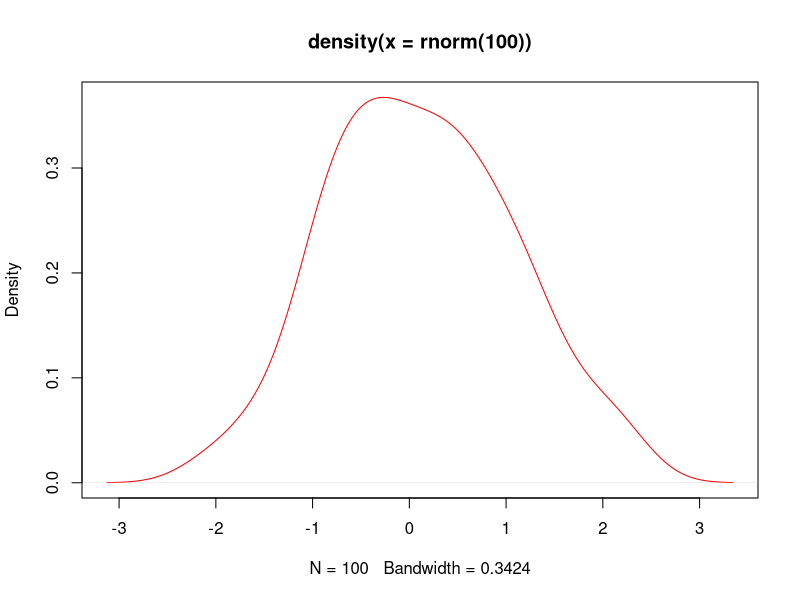
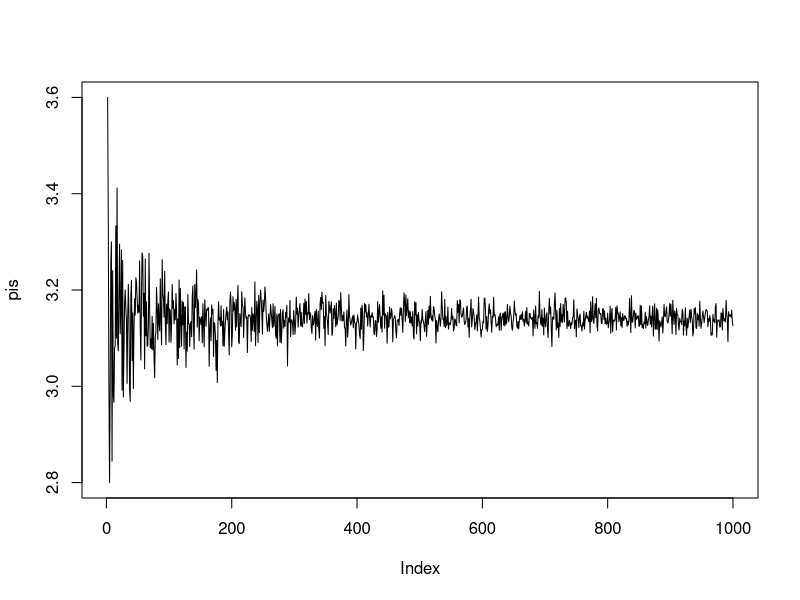
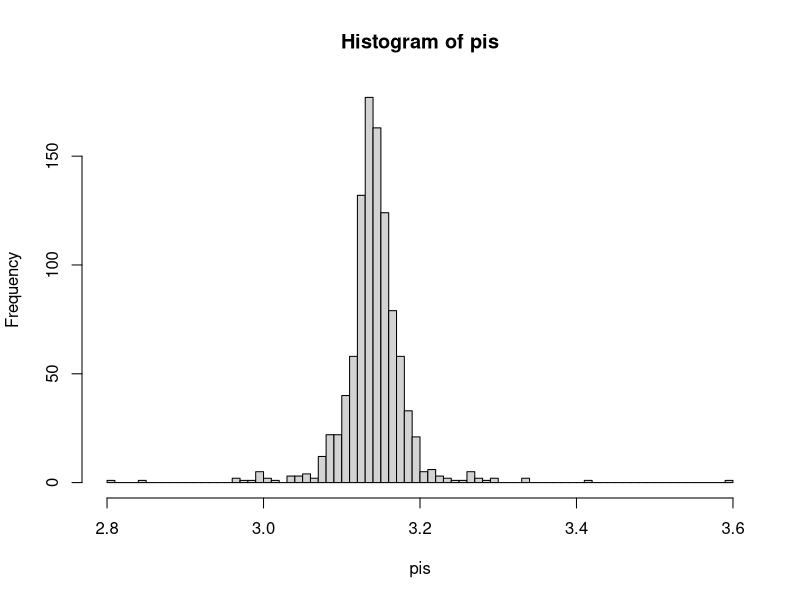
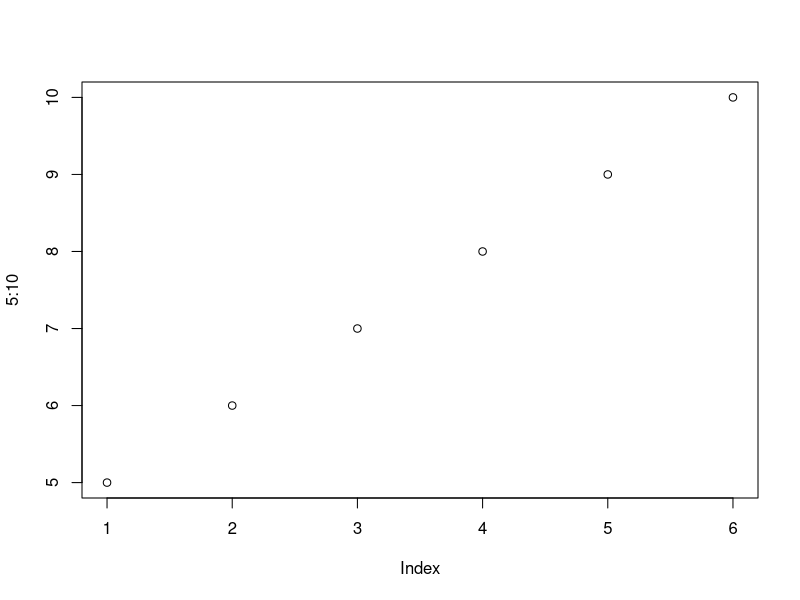
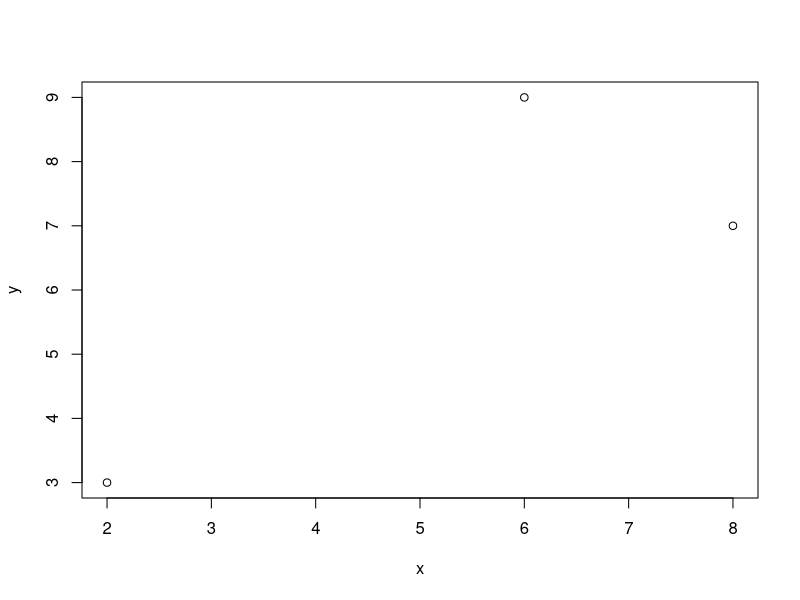
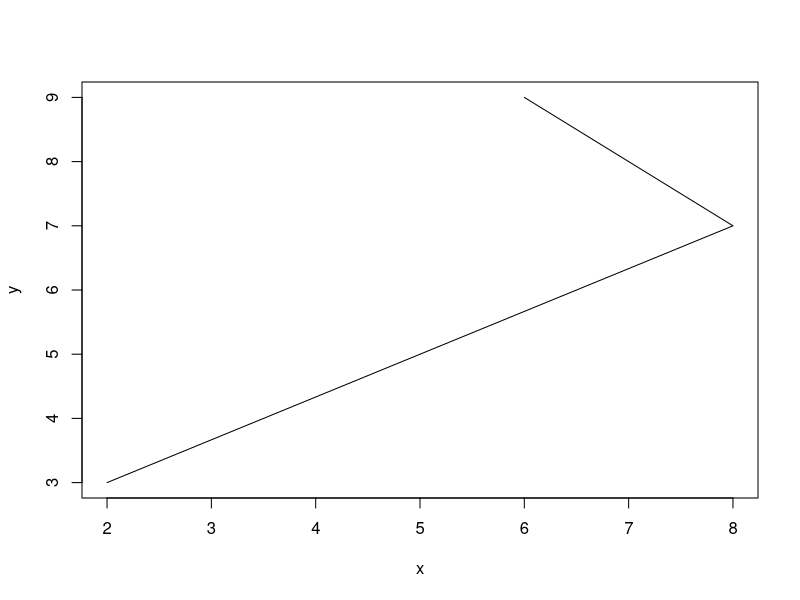
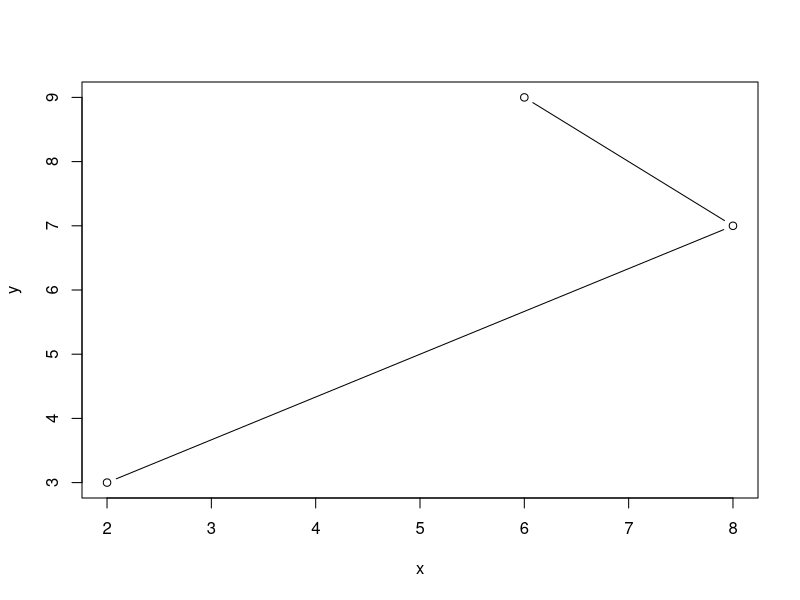
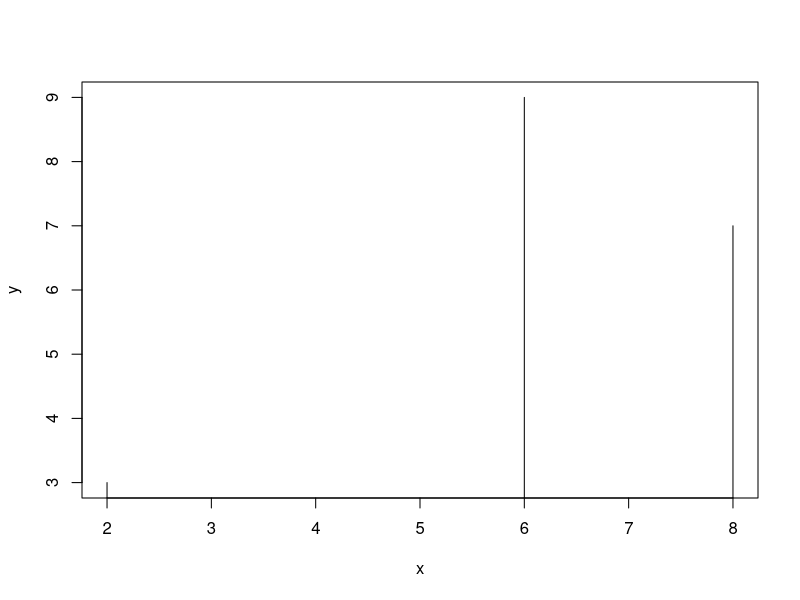

The R script that drew these images, in order:
## ---- chunk 1
plot(density(rnorm(100)),col="red")
## ---- chunk 2
x=5
x<-5
assign("x",5)
x
## ---- chunk 3
x<-c(1,3,6,7);
## ---- chunk 4
char<-c("8","edge","turn8k");
logic<-c(TRUE,FALSE,TRUE,FALSE)
## ---- chunk 5
dynam<-c(8,"dds", TRUE)
dynam<-c(1,0,1,1,TRUE)
dynam
## ---- chunk 6
log(x,10)
## ---- chunk 7
log(base=10,x)
## ---- chunk 8
x=10
x<5
## ---- chunk 9
x>5
## ---- chunk 10
x==10
## ---- chunk 11
x^10
## ---- chunk 12
x=10/(5-5)
x
## ---- chunk 13
x<-c(2,4,5,3,-4,0)
x*5
## ---- chunk 14
y<-c(5,3)
x*y
## ---- chunk 15
z<-c(1,2,3,4)
x*z
## ---- chunk 16
length(x)
## ---- chunk 17
x<-c(3,4,6,-7,8)
mean = sum(x)/ length(x)
mean
## ---- chunk 18
x=2:10
y=5:1
z=-5:10
w=-5:-10
x
## ---- chunk 19
y
## ---- chunk 20
z
## ---- chunk 21
w
## ---- chunk 22
z=seq(2,5,.5)
x=seq(3,9.1,.1)
y=seq(9,3,-.2)
length(x)
## ---- chunk 23
length(y)
## ---- chunk 24
x*y
## ---- chunk 25
x=c("A","B","C")
rep(x,4)
## ---- chunk 26
x<-1:10
y<-x<=-5
mode(x)
## ---- chunk 27
mode(y)
## ---- chunk 28
mode(mode(x))
## ---- chunk 29
x=1:20
x[2]
## ---- chunk 30
x[0]
## ---- chunk 31
x[5:9]
## ---- chunk 32
x[c(3,7,8,9,20)]
## ---- chunk 33
x[-19]
## ---- chunk 34
x[-(1:6)]
## ---- chunk 35
x[x>10]
## ---- chunk 36
x[TRUE]
## ---- chunk 37
y=c(TRUE,FALSE)
x[y]
## ---- chunk 38
vector<-c()
v2<-c(TRUE,FALSE,TRUE,TRUE,FALSE,TRUE)
vector=c(v2,vector);
vector=c(F,vector);
x=1:3
x=c(5,x)
x
## ---- chunk 39
x=1:5
names(x)
## ---- chunk 40
names(x)<-c("Первый","Второй","Третий","Четвертый","Первый")
names(x)
## ---- chunk 41
x["Первый"]
## ---- chunk 42
log(3) == log(3, base=exp(1))
## ---- chunk 43
x=seq(5,100,.1)
x[length(x)]
## ---- chunk 44
x<-c(-10,2,78,34,-98,23,0,-8)
order(x)
## ---- chunk 45
sort(x)
## ---- chunk 46
sort(x) == x[order(x)]
## ---- chunk 47
a<-seq(-8,10,.5)
a
## ---- chunk 48
x=a[length(a):1]
x
## ---- chunk 49
y=c(a[1:round(length(a)/2)],99,a[(round(length(a)/2)+1):length(a)])
## ---- chunk 50
x=0:3
y=acos(cos(x))
x==y
## ---- chunk 51
x=c(sin(10),log(5,8),log(3,exp(1)),log(38.6,10),cos(pi+1), exp(1)^(cos(0)),atan(+Inf))
names(x)=c("sin(10)","log(5,8)","ln3","lg(38.6)","cos(pi+1)","e^cos(0)","arctn(+Inf)");
sort(x)
## ---- chunk 52
x=seq(-10,10,.01)
y=x[(x>-10 & x< -3) | (x>0 & x<6 & x!=3)]
## ---- chunk 53
f=c(rep("mouse",3),rep("rat",2),rep("fly",11))
f=rep(c("mouse","rat","fly"),c(3,2,11))
x=factor(f)
summary(x)
## ---- chunk 54
summary(f)
## ---- chunk 55
summary(1:10)
## ---- chunk 56
summary(1:10)[4]
## ---- chunk 57
dna=factor(rep(c("T","G","C","A"),c(16,38,6,10)))
ratio=summary(dna)/sum(summary(dna))
## ---- chunk 58
dna=factor(rep(c("T","G","C","A"),c(16,38,6,10)))
sample(dna)
## ---- chunk 59
dna
## ---- chunk 60
# sample(dna,size=84, replace=FALSE) 
# подобный код выдаст ошибку, т.к. мы просим создать выборку больше исходника
# а вот следующий код будет работать, т.к. replace=TRUE генерирует выборки любого 
# размера исходя из пропопрций элемнтов данной выборки
sample(dna,size=84, replace=TRUE)
## ---- chunk 61
sampledna=sample(c("A","T","G","C"), size=10000,replace=TRUE)
ratio=summary(factor(sampledna))/length(sampledna)
ratio2=summary(factor(dna))/length(dna)
ratio
## ---- chunk 62
ratio2
## ---- chunk 63
x=1:10
y=6:14
union(x,y)
## ---- chunk 64
intersect(x,y)
## ---- chunk 65
setdiff(x,y)
## ---- chunk 66
setdiff(y,x)
## ---- chunk 67
rm(list=ls())
## ---- chunk 68
cumsum(1:10)
## ---- chunk 69
dna2=sample(c("A","T","G","G","G","C"), size=3826513,replace=TRUE)
ratio=summary(factor(dna2))/length(dna2)
ratio
## ---- chunk 70
dna2=sample(c("A","T","G","C"), size=3826513,prob=c(.5/3,.5/3,.5,.5/3),replace=TRUE)
ratio=summary(factor(dna2))/length(dna2)
ratio
## ---- chunk 71
iris[iris$Species==c("setosa","virginica"),]
## ---- chunk 72
iris[iris$Species=="setosa" | iris$Species=="virginica",c("Petal.Length","Species")]
## ---- chunk 73
summary(factor(iris[(iris$Petal.Length>2 & iris$Petal.Length<6),"Species" ]))
## ---- chunk 74
my_func = function(p) 
  {
    x=p^2
    y=x^3
    print("result")
    return(c(x,y))
   
  }
my_func(2)
## ---- chunk 75
mathses = function(p,q)
  {
    result = c(p+q,log(p+q,10),exp(p+q))
    names(result) = c("summ", "log","exp")
    return(result)
  }
mathses(2,3)
## ---- chunk 76
mf = function(p)
  {
  
    if (p>0)
      {
        x=log(p)
        return(x)
      }
    else
      {
        return(NULL)      
      }
  }
mf(-1)
## ---- chunk 77
# gamma(x) gives !(x-1), we need to make function which makes true factorial
myfactorial = function(p) 
  {
    if (p>0 & p%%1==0)
      {return(gamma(p+1))}
    else
      {return(NULL)}
  }
  
  myfactorial(5)
## ---- chunk 78
 myfactorial = function(p) 
  {
    if (p>0 & p%%1==0)
      {return(gamma(p+1))}
    else
      {return(NULL)}
  }
  
  mydistribution = function(x,p)
    {
      if ( x>=0 & x%%1==0 & p<=1 & p>0 )
        {
          return(p*(1-p)^x)        
        }
      else
        {
          return(0)
        }
      
    }
mydistribution(3,.4)
## ---- chunk 79
y=c()
for (i in 1:100)
{
  x=i+2
  y=c(y,x)
}
y
## ---- chunk 80
l = list(1:10,-2:10,-9:-3,400:1000, 120:190)
mn=c()
for (i in 1:length(l))
  {
    mn=c(mn,mean(l[[i]]))
  }
mn
## ---- chunk 81
x=runif(100000,-1,1)
y=runif(100000,-1,1)

Pi=0
Nr=0
Ns=0
for (i in 1:100000)
{

if ((x[i]^2+y[i]^2)>1)
  { 
    Ns=Ns+1
  }
  else
  {
    Nr=Nr+1
  }
}
Pi=4*Nr/(Ns+Nr)
Pi
## ---- chunk 82
pis=c()
for (i in seq(10,10000,10))
    { x=runif(i,-1,1)
      y=runif(i,-1,1)
      z=table(x^2+y^2<=1)
      my_p=4*z[2]/i
      pis=c(pis,my_p)
    }
plot(pis,type="l")
## ---- chunk 83
hist(pis,nclas=100)
## ---- chunk 84
mean(pis)
## ---- chunk 85
l=list()
for (i in 1:length(iris[,1]))
  {
   v=c(iris[i,1],sum(iris[,1])-iris[i,1],iris[i,2],sum(iris[,2])-iris[i,2])
   dim(v)=c(2,2)
   l2=list(v)
   l=c(l,l2)
  }
l
## ---- chunk 86
apply(iris[,1:4],2,sum)
## ---- chunk 87
tapply(iris$Sepal.Length, iris$Species, sum)
## ---- chunk 88
x=c(2,8,6)
y=c(3,7,9)
plot(5:10)
## ---- chunk 89
plot(x,y)
## ---- chunk 90
plot(x,y, type="l")
## ---- chunk 91
plot(x,y, type="b")
## ---- chunk 92
plot(x,y,type="h")
## ---- chunk 93
plot(x,y,type="s", col=rgb(.90,.10,.10,.9))
## ---- chunk 94
plot(seq(-10,10,.01),sin(seq(-10,10,.01)), type="h")
## ---- chunk 95
plot(seq(-10,10,.01), sin(seq(-10,10,.01)), col=rgb(.90,.10,.10,.9), type="h", xlim=c(-20,20), ylim=c(-5,5))
## ---- chunk 96
plot(seq(-10,10,.01),sin(seq(-10,10,.01)), col=rgb(.90,.10,.10,.9), type="h", xlim=c(-20,20), ylim=c(-5,5),main="My first cos(x)",xlab="x",ylab="sin(x)")
## ---- chunk 97
plot(seq(-10,10,.01),sin(seq(-10,10,.01)), col=rgb(.90,.10,.10,.9), type="l", xlim=c(-20,20), ylim=c(-5,5),main="My first cos(x)",xlab="x",ylab="sin(x)",lwd=.4)
## ---- chunk 98
plot(seq(-10,10,.01),sin(seq(-10,10,.01)), col=rgb(.90,.10,.10,.9), type="l", xlim=c(-20,20), ylim=c(-5,5),main="My first cos(x)",xlab="x",ylab="sin(x)",lwd=4, lty=4)
## ---- chunk 99
plot(seq(-10,10,.01),sin(seq(-10,10,.01)), col=rgb(.90,.10,.10,.9), type="b", xlim=c(-20,20), ylim=c(-5,5),main="My first cos(x)",xlab="x",ylab="sin(x)",lwd=4, lty=4, pch=4)
## ---- chunk 100
####Линии

plot(seq(-10,10,.01),sin(seq(-10,10,.01)), type="l")
lines(seq(-10,10,.01),rep(c(0),2001), type="l", col="red")
## ---- chunk 101
x=(seq(-10,10,.01))
plot(x, (1-x^2)^.5, type="l",ylim=c(1,-1), xlim=c(-1,1))
lines(x, -((1-x^2)^.5))
lines(rep(c(0),401),seq(-2,2,.01))
lines(seq(-2,2,.01),rep(c(0),401))
## ---- chunk 102
#install.packages("ggplot2")
library(ggplot2)
## ---- chunk 103
str(mtcars)
## ---- chunk 104
ggplot(mtcars, aes(x = cyl, y = mpg)) +
  geom_point()
## ---- chunk 105
ggplot(mtcars, aes(x = factor(cyl), y = mpg)) +
  geom_point()
## ---- chunk 106
ggplot(mtcars, aes(x = wt, y = mpg)) +
  geom_point()
## ---- chunk 107
ggplot(mtcars, aes(x = wt, y = mpg, col = disp)) +
  geom_point()
## ---- chunk 108
ggplot(mtcars, aes(x = wt, y = mpg, size = disp)) +
  geom_point()
## ---- chunk 109
ggplot(diamonds, aes(x = carat, y = price)) + geom_point() + geom_smooth()
## ---- chunk 110
# The plot you created in the previous exercise
ggplot(diamonds, aes(x = carat, y = price)) +
  geom_point() +
  geom_smooth()
## ---- chunk 111
# Copy the above command but show only the smooth line
ggplot(diamonds, aes(x = carat, y = price)) +  geom_smooth()
## ---- chunk 112
# Copy the above command and assign the correct value to col in aes()
ggplot(diamonds, aes(x = carat, y = price, col=clarity)) +
  geom_smooth()
## ---- chunk 113
# Keep the color settings from previous command. Plot only the points with argument alpha.
ggplot(diamonds, aes(x = carat, y = price, col=clarity)) +
  geom_point(alpha = 0.4)
## ---- chunk 114
# Create the object containing the data and aes layers: dia_plot
dia_plot = ggplot(diamonds, aes(x = carat, y = price))

# Add a geom layer with + and geom_point()

dia_plot + geom_point()
## ---- chunk 115
# Add the same geom layer, but with aes() inside

dia_plot + geom_point(aes(col=clarity))
